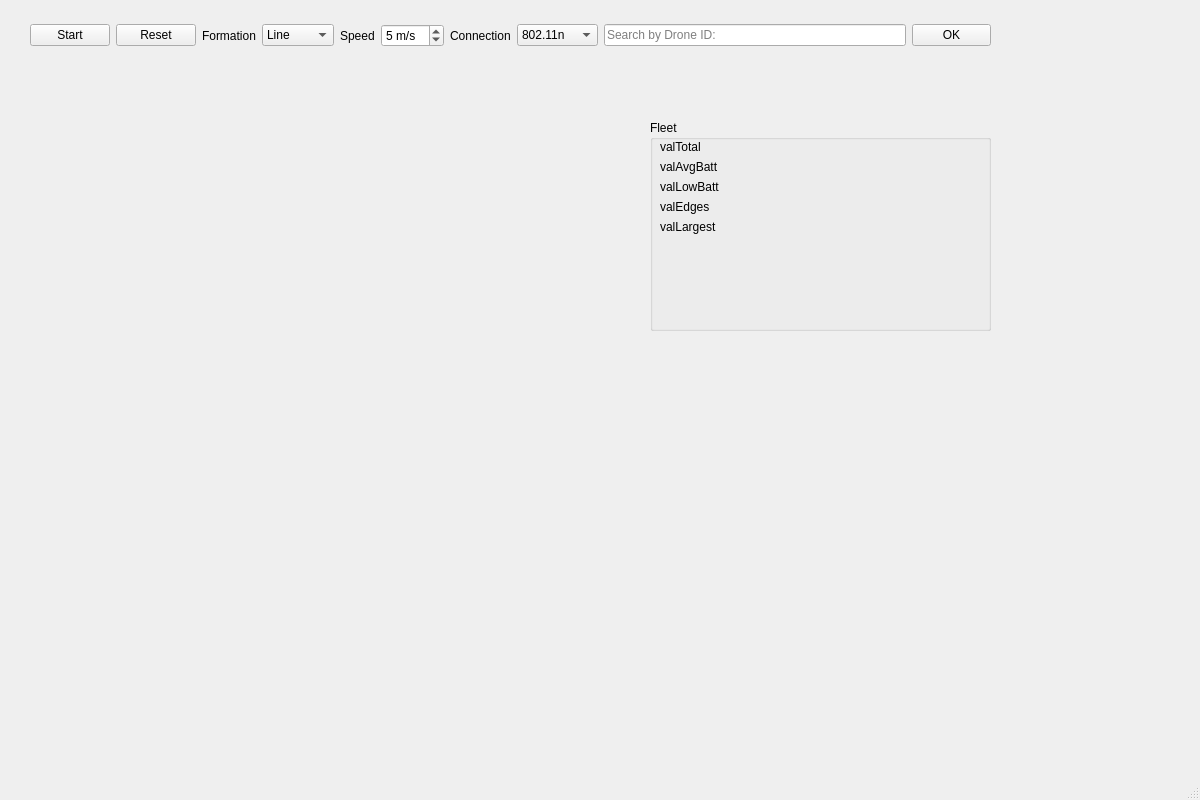
<?xml version="1.0" encoding="UTF-8"?>
<ui version="4.0">
 <class>MainWindow</class>
 <widget class="QMainWindow" name="MainWindow">
  <property name="geometry">
   <rect>
    <x>0</x>
    <y>0</y>
    <width>1200</width>
    <height>800</height>
   </rect>
  </property>
  <property name="windowTitle">
   <string>MainWindow</string>
  </property>
  <widget class="QWidget" name="centralwidget">
   <widget class="QStackedWidget" name="rightStack">
    <property name="geometry">
     <rect>
      <x>650</x>
      <y>90</y>
      <width>361</width>
      <height>451</height>
     </rect>
    </property>
    <property name="currentIndex">
     <number>0</number>
    </property>
    <widget class="QWidget" name="page">
     <widget class="QGroupBox" name="fleetGroupBox">
      <property name="geometry">
       <rect>
        <x>0</x>
        <y>30</y>
        <width>341</width>
        <height>211</height>
       </rect>
      </property>
      <property name="title">
       <string>Fleet</string>
      </property>
      <widget class="QWidget" name="formLayoutWidget">
       <property name="geometry">
        <rect>
         <x>10</x>
         <y>20</y>
         <width>321</width>
         <height>181</height>
        </rect>
       </property>
       <layout class="QFormLayout" name="fleetStatus">
        <item row="0" column="0">
         <widget class="QLabel" name="valTotal">
          <property name="text">
           <string>valTotal</string>
          </property>
         </widget>
        </item>
        <item row="1" column="0">
         <widget class="QLabel" name="valAvgBattLabel">
          <property name="text">
           <string>valAvgBatt</string>
          </property>
         </widget>
        </item>
        <item row="2" column="0">
         <widget class="QLabel" name="valLowBattLabel">
          <property name="text">
           <string>valLowBatt</string>
          </property>
         </widget>
        </item>
        <item row="3" column="0">
         <widget class="QLabel" name="valEdgesLabel">
          <property name="text">
           <string>valEdges</string>
          </property>
         </widget>
        </item>
        <item row="4" column="0">
         <widget class="QLabel" name="valLargestLabel">
          <property name="text">
           <string>valLargest</string>
          </property>
         </widget>
        </item>
       </layout>
      </widget>
     </widget>
    </widget>
    <widget class="QWidget" name="page_2">
     <widget class="QGroupBox" name="DroneStack">
      <property name="geometry">
       <rect>
        <x>0</x>
        <y>30</y>
        <width>341</width>
        <height>351</height>
       </rect>
      </property>
      <property name="title">
       <string>Drone</string>
      </property>
      <widget class="QWidget" name="formLayoutWidget_2">
       <property name="geometry">
        <rect>
         <x>10</x>
         <y>20</y>
         <width>321</width>
         <height>271</height>
        </rect>
       </property>
       <layout class="QFormLayout" name="droneStatus">
        <item row="0" column="0">
         <widget class="QLabel" name="valIDLabel">
          <property name="text">
           <string>valID</string>
          </property>
         </widget>
        </item>
        <item row="1" column="0">
         <widget class="QLabel" name="valOnlineLabel">
          <property name="text">
           <string>valOnline</string>
          </property>
         </widget>
        </item>
        <item row="2" column="0">
         <widget class="QLabel" name="valParentLabel">
          <property name="text">
           <string>valParent</string>
          </property>
         </widget>
        </item>
        <item row="3" column="0">
         <widget class="QLabel" name="valChildrenLabel">
          <property name="text">
           <string>valChildren</string>
          </property>
         </widget>
        </item>
        <item row="4" column="0">
         <widget class="QLabel" name="valPosLabel">
          <property name="text">
           <string>valPos</string>
          </property>
         </widget>
        </item>
        <item row="5" column="0">
         <widget class="QLabel" name="valSpeedLabel">
          <property name="text">
           <string>valSpeed</string>
          </property>
         </widget>
        </item>
        <item row="6" column="0">
         <widget class="QLabel" name="valBattLabel">
          <property name="text">
           <string>valBatt</string>
          </property>
         </widget>
        </item>
        <item row="7" column="0">
         <widget class="QLabel" name="valStateLabel">
          <property name="text">
           <string>valState</string>
          </property>
         </widget>
        </item>
       </layout>
      </widget>
      <widget class="QWidget" name="horizontalLayoutWidget_2">
       <property name="geometry">
        <rect>
         <x>10</x>
         <y>290</y>
         <width>321</width>
         <height>61</height>
        </rect>
       </property>
       <layout class="QHBoxLayout" name="droneControl">
        <item>
         <widget class="QPushButton" name="btnStart">
          <property name="text">
           <string>Start</string>
          </property>
         </widget>
        </item>
        <item>
         <widget class="QPushButton" name="btnStop">
          <property name="text">
           <string>Stop</string>
          </property>
         </widget>
        </item>
        <item>
         <widget class="QPushButton" name="btnSleep">
          <property name="text">
           <string>Sleep</string>
          </property>
         </widget>
        </item>
        <item>
         <widget class="QPushButton" name="btnWake">
          <property name="text">
           <string>Wake</string>
          </property>
         </widget>
        </item>
        <item>
         <widget class="QPushButton" name="btnCenter">
          <property name="text">
           <string>Center</string>
          </property>
         </widget>
        </item>
       </layout>
      </widget>
     </widget>
    </widget>
   </widget>
   <widget class="QWidget" name="mapContainer" native="true">
    <property name="geometry">
     <rect>
      <x>30</x>
      <y>70</y>
      <width>600</width>
      <height>600</height>
     </rect>
    </property>
   </widget>
   <widget class="QWidget" name="controlWidget" native="true">
    <property name="geometry">
     <rect>
      <x>30</x>
      <y>10</y>
      <width>981</width>
      <height>71</height>
     </rect>
    </property>
    <widget class="QWidget" name="horizontalLayoutWidget">
     <property name="geometry">
      <rect>
       <x>0</x>
       <y>0</y>
       <width>961</width>
       <height>51</height>
      </rect>
     </property>
     <layout class="QHBoxLayout" name="controlUI">
      <item>
       <widget class="QPushButton" name="btnFleetStart">
        <property name="text">
         <string>Start</string>
        </property>
       </widget>
      </item>
      <item>
       <widget class="QPushButton" name="btnReset">
        <property name="text">
         <string>Reset</string>
        </property>
       </widget>
      </item>
      <item>
       <widget class="QLabel" name="formationLabel">
        <property name="text">
         <string>Formation</string>
        </property>
       </widget>
      </item>
      <item>
       <widget class="QComboBox" name="formationSelect">
        <item>
         <property name="text">
          <string>Line</string>
         </property>
        </item>
        <item>
         <property name="text">
          <string>V</string>
         </property>
        </item>
        <item>
         <property name="text">
          <string>Grid</string>
         </property>
        </item>
        <item>
         <property name="text">
          <string>Custom</string>
         </property>
        </item>
       </widget>
      </item>
      <item>
       <widget class="QLabel" name="speedLabel">
        <property name="text">
         <string>Speed</string>
        </property>
       </widget>
      </item>
      <item>
       <widget class="QSpinBox" name="speedSelect">
        <property name="suffix">
         <string> m/s</string>
        </property>
        <property name="minimum">
         <number>1</number>
        </property>
        <property name="maximum">
         <number>20</number>
        </property>
        <property name="value">
         <number>5</number>
        </property>
       </widget>
      </item>
      <item>
       <widget class="QLabel" name="connectionLabel">
        <property name="text">
         <string>Connection</string>
        </property>
       </widget>
      </item>
      <item>
       <widget class="QComboBox" name="connectionSelect">
        <item>
         <property name="text">
          <string>802.11n</string>
         </property>
        </item>
        <item>
         <property name="text">
          <string>802.11ac</string>
         </property>
        </item>
        <item>
         <property name="text">
          <string>Direct</string>
         </property>
        </item>
        <item>
         <property name="text">
          <string>Bluetooth</string>
         </property>
        </item>
        <item>
         <property name="text">
          <string>Custom</string>
         </property>
        </item>
       </widget>
      </item>
      <item>
       <widget class="QLineEdit" name="searchByID">
        <property name="text">
         <string/>
        </property>
        <property name="placeholderText">
         <string>Search by Drone ID:</string>
        </property>
        <property name="clearButtonEnabled">
         <bool>true</bool>
        </property>
       </widget>
      </item>
      <item>
       <widget class="QPushButton" name="droneSearchOK">
        <property name="maximumSize">
         <size>
          <width>79</width>
          <height>16777215</height>
         </size>
        </property>
        <property name="text">
         <string>OK</string>
        </property>
       </widget>
      </item>
     </layout>
    </widget>
   </widget>
  </widget>
  <widget class="QMenuBar" name="menubar">
   <property name="geometry">
    <rect>
     <x>0</x>
     <y>0</y>
     <width>1200</width>
     <height>33</height>
    </rect>
   </property>
  </widget>
  <widget class="QStatusBar" name="statusbar"/>
 </widget>
 <resources/>
 <connections/>
</ui>
